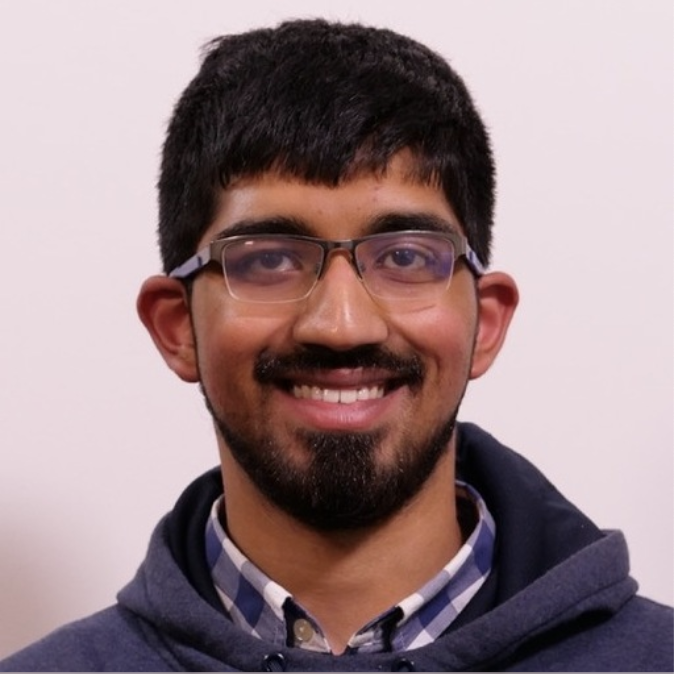
#> input picture static/mugshot.png, 674 x 674 px
$ python chapter_2.py
#> lines starting #> are read from the running program, lines starting #| are printed output that depends on the picture; after the words box and inside, x2 and y2 are one past the last pixel; in counts of white or black regions, pixels touching at a corner belong together
import cv2
import numpy as np

'''Basic Function Everyone Should Know'''


if __name__ == '__main__':
    # read i =n the image
    img = cv2.imread('static/mugshot.png')
#> img is the input picture: shape (674, 674, 3); mean B, G, R 134.8, 131.7, 153
    # convert to grayscale
    img_gray = cv2.cvtColor(img, cv2.COLOR_BGR2GRAY)
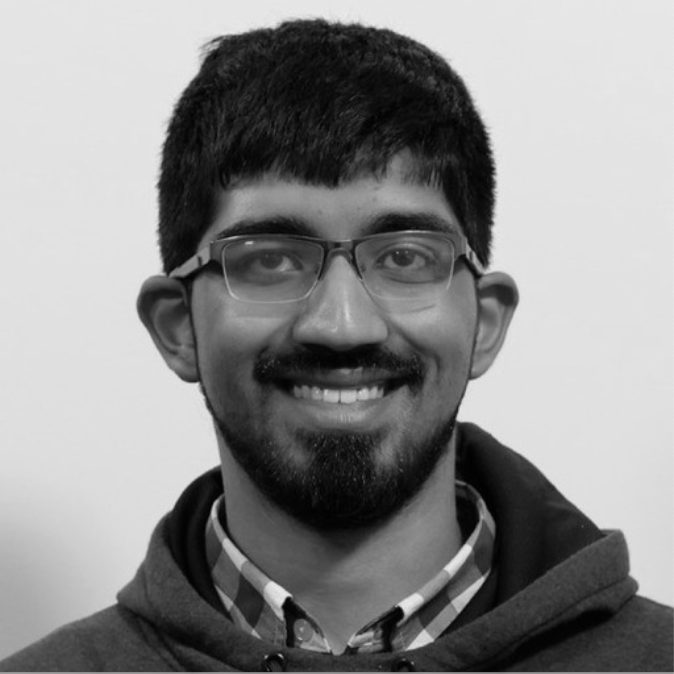
#> img_gray: shape (674, 674); min 0, max 236, mean 138.4
    # blur the image - asks for a value for the param kernelSize
    img_blur = cv2.GaussianBlur(img_gray, (7, 7), 0)
    # use of an edge detector - param values are for the threshold
    img_canny = cv2.Canny(img, 100, 100)
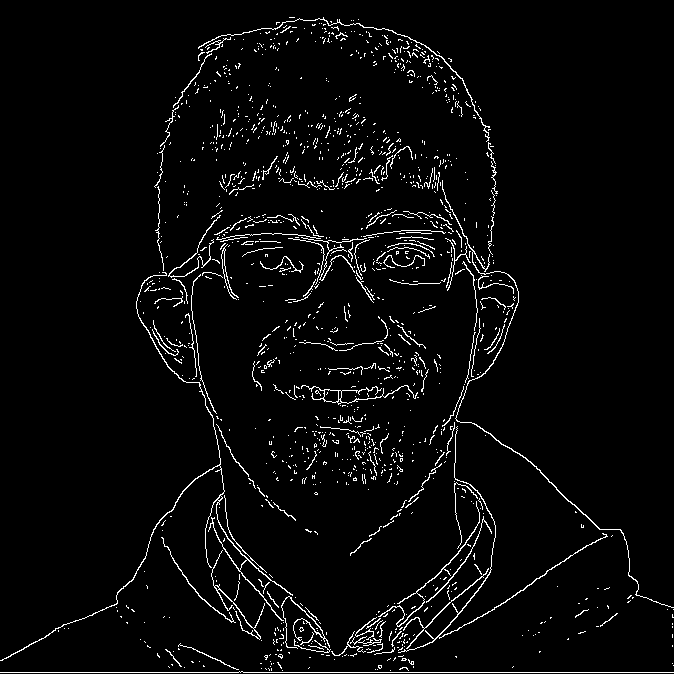
#> img_canny: shape (674, 674); 3.6% white in thin lines or dots
    # image dilation - increases the thickness of edges
    # kernel matrix defined using Numpy
    kernel = np.ones((5, 5), np.uint8)
    img_dialation = cv2.dilate(img_canny, kernel, iterations=1)
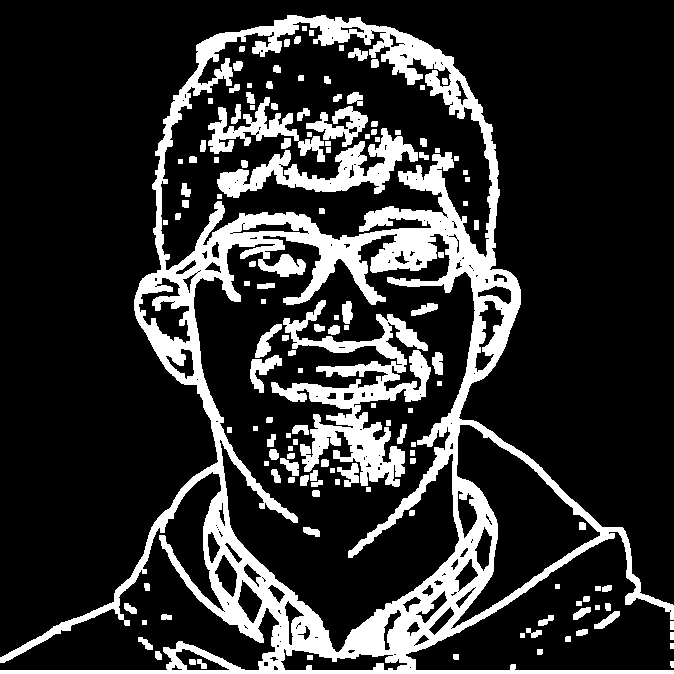
#> img_dialation: shape (674, 674); 19.4% white; 138 white regions, largest, box (x1, y1, x2, y2) and area: (0, 15, 674, 674) 62032, (271, 300, 431, 487) 9866, (217, 128, 418, 198) 4650
    # image errosion - making the image "thinner"
    img_eroded = cv2.erode(img_dialation, kernel, iterations=1)
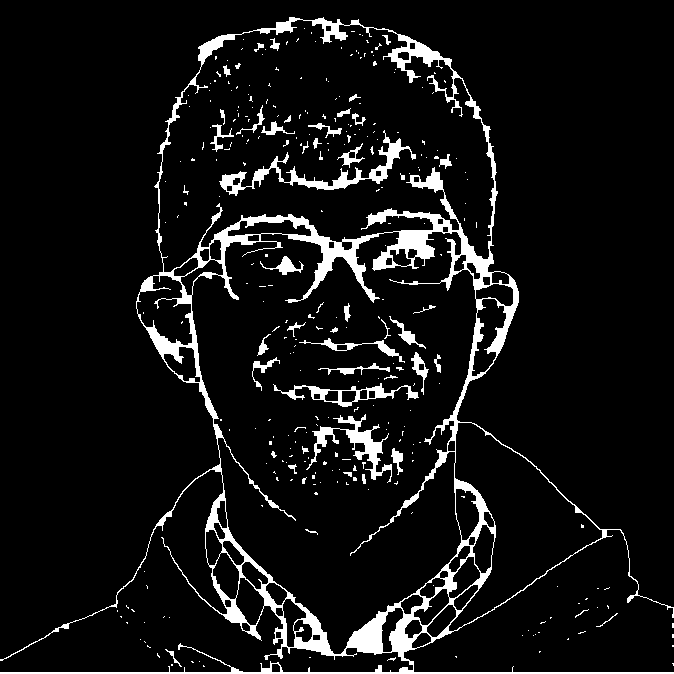
#> img_eroded: shape (674, 674); 7.6% white; 302 white regions (254 under 20 px), largest, box (x1, y1, x2, y2) and area: (0, 17, 674, 674) 25606, (219, 130, 416, 196) 1945, (306, 414, 392, 483) 1382
    # show the images
    # cv2.imshow("Gray Image", img_gray)
    # cv2.imshow("Blurred Image", img_gray)
    # cv2.imshow("Image w/ Only Edges", img_canny)
    cv2.imshow("Dialated Image", img_dialation)
    cv2.imshow("Eroded Image", img_eroded)
    cv2.waitKey(10000)
